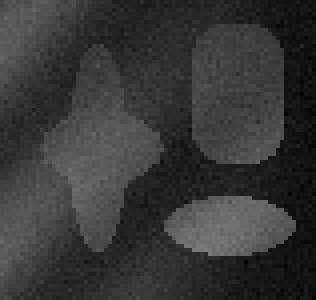
%> input picture Local Pre-fitting/2.bmp, 79 x 75 px (shown 4 times larger)
$ octave Demo_ACM_LPF.m   (GNU Octave 9; MATLAB toolbox functions it lacks are replaced by stand-ins)
%> lines starting %> are read from the running program, lines starting %| are printed output that depends on the picture; in (x1, y1, x2, y2) boxes, pixels count from 0 and x2, y2 are one past the last pixel; in counts of white or black regions, pixels touching at a corner belong together; the program's own positions count from 1
### Local Pre-fitting/LPF.m
function [f1,f2,s1,s2,Im] = LPF(Img,K)
[m2,n2]=size(K);
KK=K*m2*n2;
r=(m2-1)/2;
[m,n]=size(Img);
imgn=zeros(m+2*r,n+2*r);
imgn(r+1:m+r,r+1:n+r)=Img;
imgn(1:r,r+1:n+r)=Img(1:r,1:n);                 %扩展上边界
imgn(1:m+r,n+r+1:n+2*r+1)=imgn(1:m+r,n:n+r);    %扩展右边界
imgn(m+r+1:m+2*r+1,r+1:n+2*r+1)=imgn(m:m+r,r+1:n+2*r+1);    %扩展下边界
imgn(1:m+2*r+1,1:r)=imgn(1:m+2*r+1,r+1:2*r);       %扩展左边界
f1=zeros(m+2*r,n+2*r);
f2=zeros(m+2*r,n+2*r);
s1=zeros(m+2*r,n+2*r);
s2=zeros(m+2*r,n+2*r);
Im=zeros(m+2*r,n+2*r);
for i=r+1:m+r
    for j=r+1:n+r
        tmpM=imgn(i-r:i+r,j-r:j+r);
        Im(i,j)=mean(tmpM(tmpM~=0));
        ind1=find(tmpM>0&tmpM<=Im(i,j));
        ind2=find(tmpM>=Im(i,j));
        tmpM=tmpM.*KK;
        f1(i,j)=sum(tmpM(ind1))/(sum(KK(ind1))+eps);
        s1(i,j)=sum((f1(i,j)-tmpM(ind1)).^2);
        f2(i,j)=sum(tmpM(ind2))/(sum(KK(ind2))+eps);
        s2(i,j)=sum((f2(i,j)-tmpM(ind2)).^2);
    end
end
f1=f1(r+1:m+r,r+1:n+r);
f2=f2(r+1:m+r,r+1:n+r);
s1=s1(r+1:m+r,r+1:n+r);
s2=s2(r+1:m+r,r+1:n+r);
Im=Im(r+1:m+r,r+1:n+r);

### Local Pre-fitting/ACM_LPF.m
function u= ACM_LPF(u,nu,timestep,mu,epsilon,lambda1,lambda2,e1,e2)

    u=NeumannBoundCond(u);
    K=curvature_central(u);

    DrcU=(epsilon/pi)./(epsilon^2.+u.^2);
    H=0.5*(1+(2/pi)*atan(u./epsilon));

    LPFterm=-DrcU.*(e1.*lambda1-e2.*lambda2);
    PenaltyTerm=mu*(4*del2(u)-K);
    LengthTerm=nu.*DrcU.*K;
    u=u+timestep*(LengthTerm+PenaltyTerm+LPFterm);  %LIFterm


function g = NeumannBoundCond(f)
% Neumann boundary condition
[nrow,ncol] = size(f);
g = f;
g([1 nrow],[1 ncol]) = g([3 nrow-2],[3 ncol-2]);
g([1 nrow],2:end-1) = g([3 nrow-2],2:end-1);
g(2:end-1,[1 ncol]) = g(2:end-1,[3 ncol-2]);

function k = curvature_central(u)
% compute curvature
[ux,uy] = gradient(u);
normDu = sqrt(ux.^2+uy.^2+1e-10);
Nx = ux./normDu;
Ny = uy./normDu;
[nxx,~] = gradient(Nx);
[~,nyy] = gradient(Ny);
k = nxx+nyy;

### Local Pre-fitting/Demo_ACM_LPF.m
% The Matlab code of the paper
% "K. Ding L. Xiao and G. Weng, Active Contours driven by Local Pre-Fitting Energy for Fast Image Segmentation, Pattern Recognition Letters, 104, 29-36, 2017."
% Keyan Ding, 2018.02.12

clc; clear all; close all;
Img = imread('2.bmp');
%> Img is the input picture: size 75x79 uint8; min 0, max 123, mean 55.6
Img = double(Img(:,:,1));
%> Img: size 75x79 double

% -----set initial contour-----
c0 = 1;
initialLSF = ones(size(Img(:,:,1))).*c0;
%> initialLSF: size 75x79 double; every value is 1
initialLSF(15:35,40:60) = -c0;
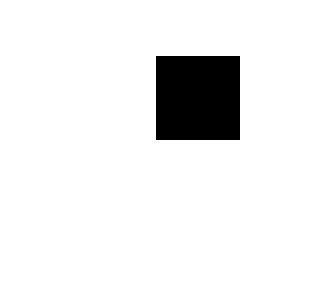
%> initialLSF: size 75x79 double (shown 4 times larger); values -1 (black) and 1 (white), 92.6% white; 1 black region, box (x1, y1, x2, y2) and area: (39, 14, 60, 35) 441

% [8 lines of commented-out code are left out]

u = initialLSF;
h1 = figure(1);imagesc(Img, [0, 255]);colormap(gray);hold on;axis off,axis equal
contour(initialLSF,[0 0],'g','linewidth',1.5);hold off
pause(0.1);

% -----set parameters-----
mu = 1; % the distance regularization term
nu = 0.01*255*255; % the length term.
lambda1 = 1;
lambda2 = lambda1;
epsilon = 1.0;
timestep = 0.02;
iterNum = 200; % the number of iterations.
sigma = 2; % control the local size

% --- Local pre-fitting functions ---
K=fspecial('gaussian',round(2*sigma)*2+1,sigma);
[f1,f2,Im]=LPF(Img,K);
%> in LPF, `imgn(1:r,r+1:n+r)=Img(1:r,1:n);`: imgn: size 83x87 double; min 0, max 123, mean 47.6
%> in LPF, `imgn(1:m+2*r+1,1:r)=imgn(1:m+2*r+1,r+1:2*r);`: imgn: size 84x88 double; min 0, max 123, mean 53
%> after the loop in LPF, `for i=r+1:m+r`:
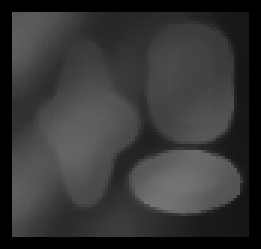
%> f2: size 83x87 double (shown 3 times larger); min 0, max 117, mean 53.8
%> after the loop in LPF, `for i=r+1:m+r`:
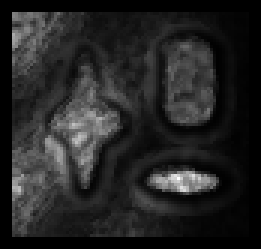
%> s1: size 83x87 double (shown 3 times larger); min 0, max 448366.7, mean 64470.7; drawn with min black and max white
%> after the loop in LPF, `for i=r+1:m+r`:
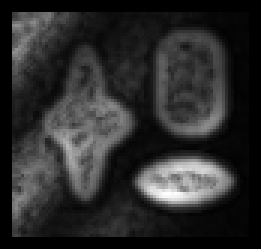
%> s2: size 83x87 double (shown 3 times larger); min 0, max 724411, mean 124879.6; drawn with min black and max white
e1=Img.*Img.*imfilter(ones(size(Img)),K,'replicate')-2.*Img.*imfilter(f1,K,'replicate')+imfilter(f1.^2,K,'replicate');
e2=Img.*Img.*imfilter(ones(size(Img)),K,'replicate')-2.*Img.*imfilter(f2,K,'replicate')+imfilter(f2.^2,K,'replicate');
% [14 lines of commented-out code are left out]
h2=figure(2);
tic
for n=1:iterNum
    u = ACM_LPF(u,nu,timestep,mu,epsilon,lambda1,lambda2,e1,e2);
    if mod(n,10)==0
        imagesc(Img, [0, 255]);colormap(gray);hold on;axis off,axis equal
        contour(u,[0 0],'r'); title([num2str(n), ' iterations ']);
        hold off;pause(.01);
    end
end
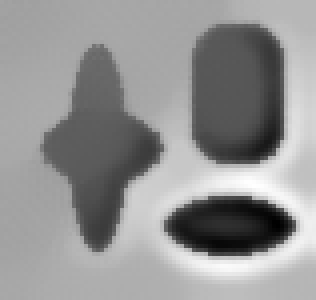
%> u: size 75x79 double (shown 4 times larger); min -21.84, max 20.35, mean 2.6; drawn with min black and max white
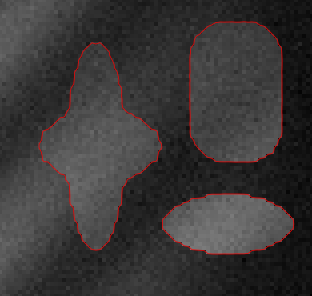
%> figure redrawn from the program's plot data; shown 4 times larger; its title reads '200 iterations'
toc

% -----display result-----
imagesc(Img, [0, 255]);colormap(gray);hold on;axis off,axis equal
%> after `axis equal`:
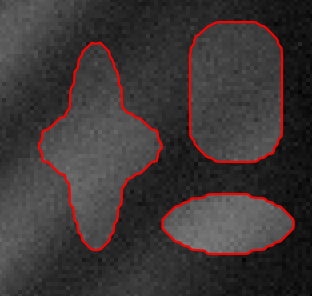
%> figure redrawn from the program's plot data; shown 4 times larger
[c,h] = contour(u,[0 0],'r','linewidth',1.5);
%> c = 386 columns, first 8: [0 54.3 55 56 57 58 59 60; 117 7 6.62 6.5 6.52 6.51 6.48 6.54]; h = -116.2
% figure;mesh(u);colorbar;title('Final level set function');hold on, contour(u,[0 0],'r','linewidth',1.5);

$ run again, with Local Pre-fitting/1.bmp copied over Local Pre-fitting/2.bmp
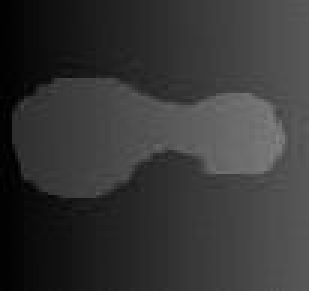
%> input picture Local Pre-fitting/1.bmp, 103 x 97 px (shown 3 times larger)
%> Img is the input picture: size 97x103x3 uint8; min 0, max 132, mean 54.4
%> Img: size 97x103 double
%> `initialLSF(15:35,40:60) = -c0;`:
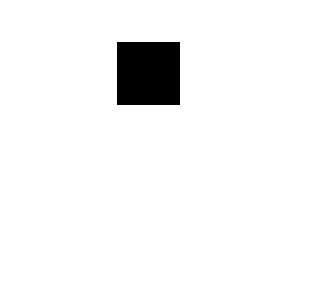
%> initialLSF: size 97x103 double (shown 3 times larger); values -1 (black) and 1 (white), 95.6% white; 1 black region, box (x1, y1, x2, y2) and area: (39, 14, 60, 35) 441
%> `axis equal`:
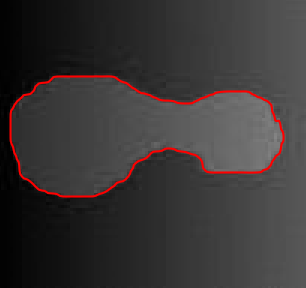
%> figure redrawn from the program's plot data; shown 3 times larger
%> c = 288 columns, first 8: [0 18.53 19 20 21 22 23 24; 287 27 26.64 26.51 26.49 26.49 26.49 26.5]; h = -80.49

$ run again, with Local Pre-fitting/3.bmp copied over Local Pre-fitting/2.bmp
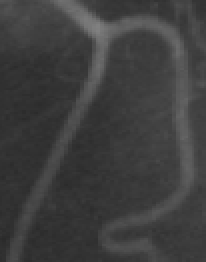
%> input picture Local Pre-fitting/3.bmp, 103 x 131 px (shown 2 times larger)
%> Img is the input picture: size 131x103 uint8; min 42, max 128, mean 62.3
%> Img: size 131x103 double
%> `initialLSF(15:35,40:60) = -c0;`:
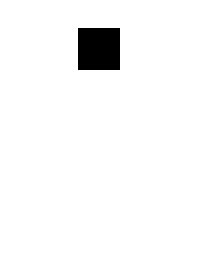
%> initialLSF: size 131x103 double (shown 2 times larger); values -1 (black) and 1 (white), 96.7% white; 1 black region, box (x1, y1, x2, y2) and area: (39, 14, 60, 35) 441
%> `axis equal`:
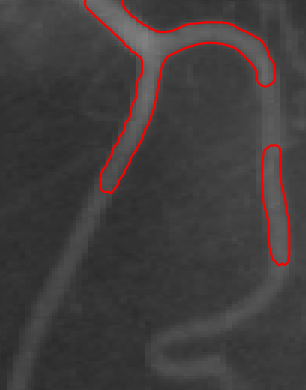
%> figure redrawn from the program's plot data; shown 3 times larger
%> c = 411 columns, first 8: [0 29.5 29.25 29.53 30 30.27 31 31.36; 308 1 2 3 3.7 4 4.63 5]; h = -84.93

$ run again, with Local Pre-fitting/4.bmp copied over Local Pre-fitting/2.bmp
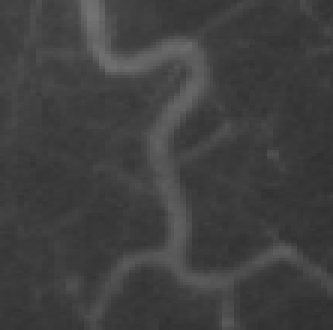
%> input picture Local Pre-fitting/4.bmp, 111 x 110 px (shown 3 times larger)
%> Img is the input picture: size 110x111 uint8; min 46, max 115, mean 63.9
%> Img: size 110x111 double
%> `axis equal`:
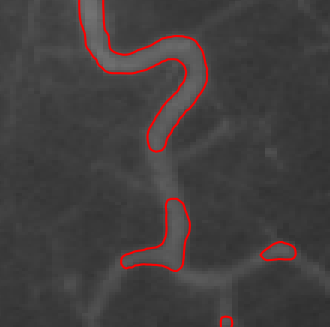
%> figure redrawn from the program's plot data; shown 3 times larger
%> c = 380 columns, first 8: [0 27.41 27.39 27.42 27.44 27.47 27.55 27.63; 230 1 2 3 4 5 6 7]; h = -88.69
